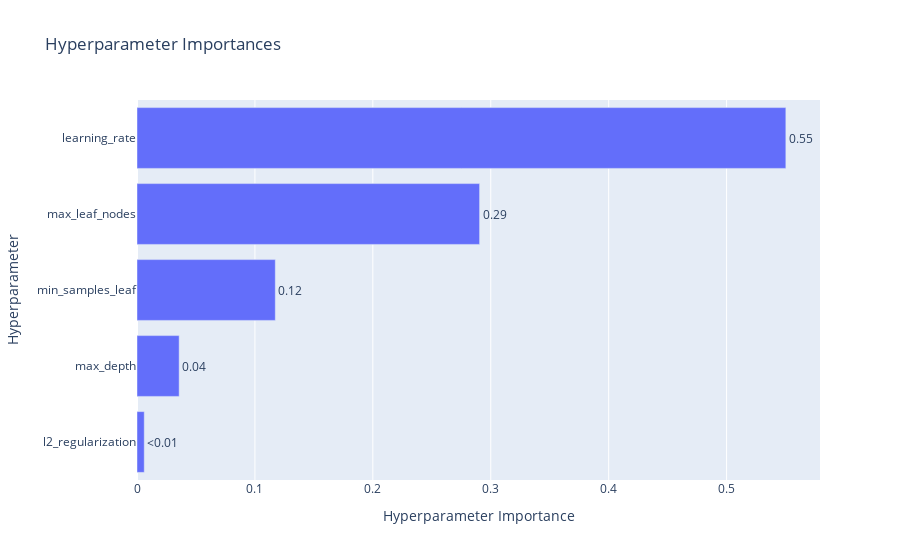

This figure's notebook cell:
### Code cell
# Plot parameter importances
plot_param_importances(study)

### Figure 1 — Plotly figure (JSON) as saved in the notebook; plotly's stock layout.template omitted (floating-point values rounded to 4 significant figures)
{"data": [{"cliponaxis": false, "hovertemplate": ["l2_regularization (FloatDistribution): 0.006150934682201862<extra></extra>", "max_depth (IntDistribution): 0.03575032090091486<extra></extra>", "min_samples_leaf (IntDistribution): 0.11729925118499686<extra></extra>", "max_leaf_nodes (IntDistribution): 0.2905467488109824<extra></extra>", "learning_rate (FloatDistribution): 0.5502527444209041<extra></extra>"], "name": "Objective Value", "orientation": "h", "text": ["<0.01", "0.04", "0.12", "0.29", "0.55"], "textposition": "outside", "type": "bar", "x": [0.006151, 0.03575, 0.1173, 0.2905, 0.5503], "y": ["l2_regularization", "max_depth", "min_samples_leaf", "max_leaf_nodes", "learning_rate"]}], "layout": {"title": {"text": "Hyperparameter Importances"}, "xaxis": {"title": {"text": "Hyperparameter Importance"}}, "yaxis": {"title": {"text": "Hyperparameter"}}}}
